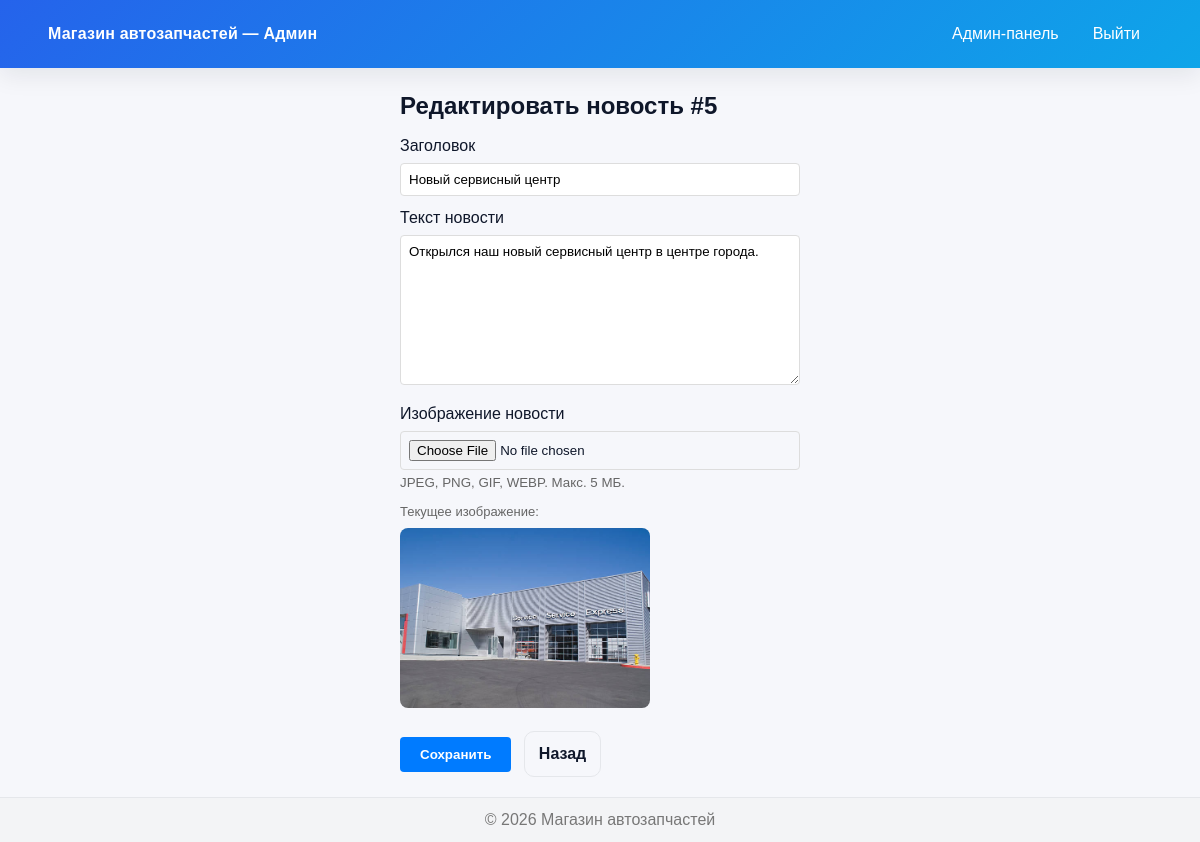
The app's page /admin/edit_news.php?id=5 (signed in) with its own data.
### tables this page shows
CREATE TABLE `news` (
  `id` int(11) NOT NULL,
  `title` varchar(255) NOT NULL,
  `content` text NOT NULL,
  `image` varchar(255) DEFAULT NULL,
  `created_at` timestamp NOT NULL DEFAULT CURRENT_TIMESTAMP
);

### admin/edit_news.php (the view, shortened to what this page needs)
<?php
require_once '../config.php';
try {
    $pdo = new PDO("mysql:host={$host};port={$port};dbname={$name};charset=utf8mb4", $user, $pass);
    $pdo->setAttribute(PDO::ATTR_ERRMODE, PDO::ERRMODE_EXCEPTION);
} catch (Throwable $e) {
    die("Ошибка подключения к базе данных");
}
$id = (int)($_GET['id'] ?? 0);
$st = $pdo->prepare("SELECT id, title, content, image, created_at FROM news WHERE id = ?");
$st->execute([$id]);
$news = $st->fetch(PDO::FETCH_ASSOC);
?>
<!doctype html>
<html lang="ru">
<head>
  <link rel="stylesheet" href="/css/common.css">
  <link rel="stylesheet" href="/css/admin_form.css">
</head>
<body>
<header class="site-header">
  <div class="container header-row">
    <a href="./index.php" class="brand"><span class="brand-name">Магазин автозапчастей — Админ</span></a>
    <nav class="main-nav">
      <a href="./index.php" class="nav-link">Админ-панель</a>
      <a href="logout.php" class="nav-link">Выйти</a>
    </nav>
  </div>
</header>
<main class="container">
  <div class="admin-form">
    <h2>Редактировать новость #<?php echo (int)$news['id']; ?></h2>
    <form method="post" action="edit_news.php?id=<?php echo (int)$news['id']; ?>" enctype="multipart/form-data">
      <label>Заголовок</label>
      <input type="text" name="title" class="input" required maxlength="255" value="<?php echo htmlspecialchars($news['title']); ?>">
      <label>Текст новости</label>
      <textarea name="content" class="input" rows="10" required><?php echo htmlspecialchars($news['content']); ?></textarea>
      <label>Изображение новости</label>
      <input type="file" name="image" class="input" accept="image/jpeg,image/png,image/gif,image/webp">
      <small style="color:#666;">JPEG, PNG, GIF, WEBP. Макс. 5 МБ.</small>
      <?php if (!empty($news['image']) && file_exists(__DIR__ . '/../uploads/news/' . $news['image'])): ?>
        <div class="image-preview">
          <p style="margin:0 0 6px;font-size:13px;color:#666;">Текущее изображение:</p>
          <img src="../uploads/news/<?php echo htmlspecialchars($news['image']); ?>" alt="Текущее изображение">
        </div>
      <?php endif; ?>
      <div style="margin-top:12px;">
        <button type="submit" class="btn btn-primary">Сохранить</button>
        <a class="btn btn-ghost" href="index.php" style="margin-left:8px;">Назад</a>
      </div>
    </form>
  </div>
</main>
<footer class="site-footer"><div class="container">© <?php echo date('Y'); ?> Магазин автозапчастей</div></footer>
</body>
</html>

### css/common.css (style rules this page uses)
* { box-sizing: border-box; margin: 0; padding: 0; font-family: Arial, sans-serif; }
:root { --bg: #f6f7fb; --card: #ffffff; --text: #0f172a; --muted: #6b7280; --primary: #2563eb; --primary-2: #0ea5e9; --success: #22c55e; --ring: rgba(37,99,235,.25); --radius: 14px; --shadow: 0 8px 24px rgba(15,23,42,.08); }
html, body { height: 100%; }
body { display: flex; flex-direction: column; min-height: 100vh; font-family: "Inter", system-ui, -apple-system, Segoe UI, Roboto, Arial, sans-serif; color: var(--text); background: var(--bg); line-height: 1.5; }
main { flex: 1; }
.container { width: min(1200px, 92%); margin: 0 auto; }
.btn { display: inline-flex; align-items: center; justify-content: center; padding: 10px 14px; border-radius: 10px; border: 1px solid transparent; font-weight: 600; text-decoration: none; cursor: pointer; transition: .2s ease; }
.btn-primary { background: var(--primary); color: #fff; }
.btn-ghost { background: transparent; color: var(--text); border-color: #e5e7eb; }
.site-header { position: sticky; top: 0; z-index: 50; background: linear-gradient(135deg, var(--primary), var(--primary-2)); color: #fff; box-shadow: var(--shadow); }
.header-row { display: flex; align-items: center; justify-content: space-between; padding: 14px 0; }
.brand { display: flex; align-items: center; gap: 10px; color: #fff; text-decoration: none; }
.brand-name { font-weight: 700; letter-spacing: .2px; }
.main-nav { display: flex; gap: 10px; flex-wrap: wrap; }
.nav-link { color: #fff; text-decoration: none; padding: 8px 12px; border-radius: 10px; transition: background .2s ease, transform .15s ease; }
.site-footer { background: #f3f4f6; padding: 10px 0; text-align: center; color: #777; border-top: 1px solid #e5e7eb; }

### css/admin_form.css (style rules this page uses)
.admin-form { margin: 20px auto; max-width: 400px; text-align: left; }
.admin-form label { display: block; margin: 10px 0 5px; }
.admin-form input, .admin-form select, .admin-form textarea { width: 100%; padding: 8px; border: 1px solid #ddd; border-radius: 4px; }
.admin-form textarea { height: 100px; }
.admin-form button { margin-top: 10px; padding: 10px 20px; background: #007bff; color: white; border: none; border-radius: 4px; cursor: pointer; }

### admin/edit_news.php (style rules this page uses)
.admin-form textarea.input { min-height: 150px; resize: vertical; }
.image-preview { margin-top: 8px; max-width: 250px; }
.image-preview img { max-width: 100%; border-radius: 8px; }

### records on screen
news: id "5", title "Новый сервисный центр", content "Открылся наш новый сервисный центр в центре города.", image (picture)
